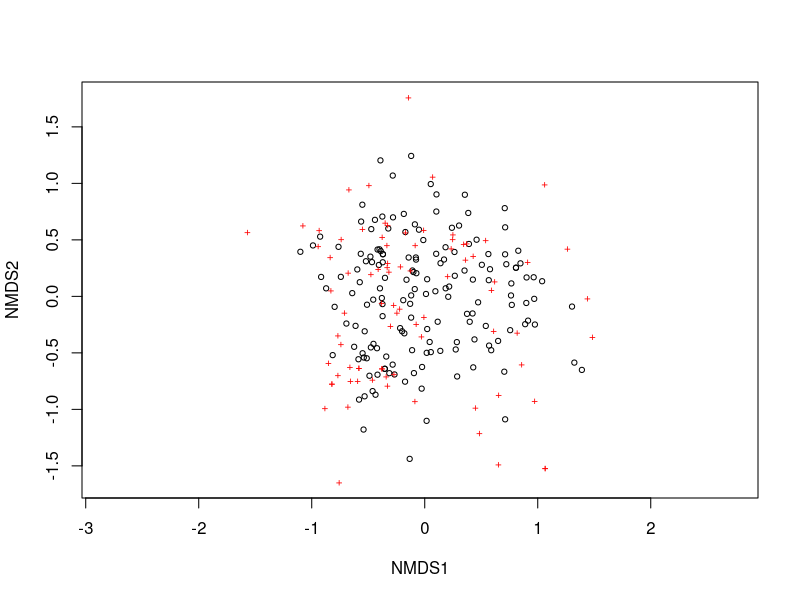
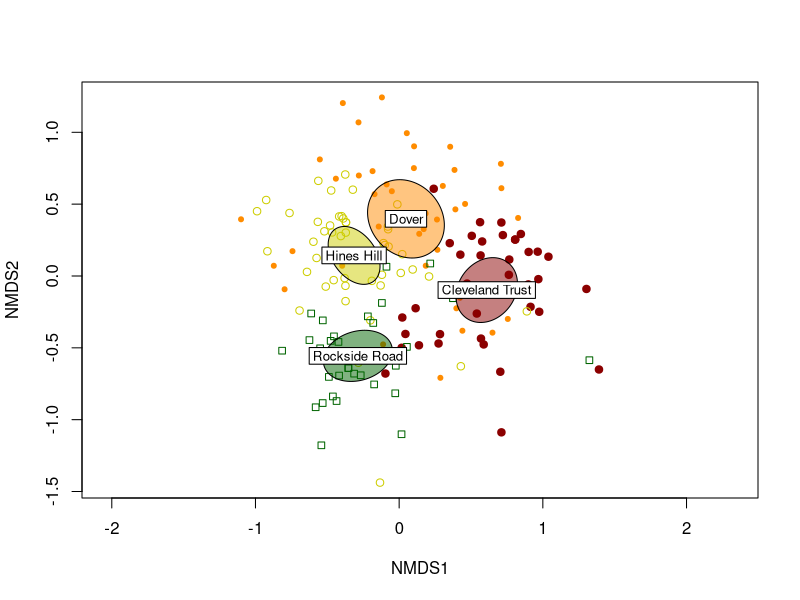
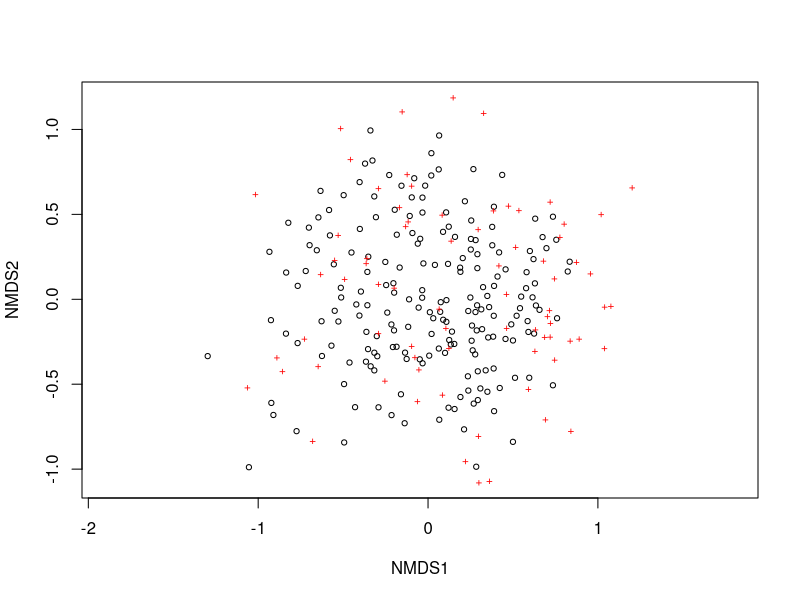
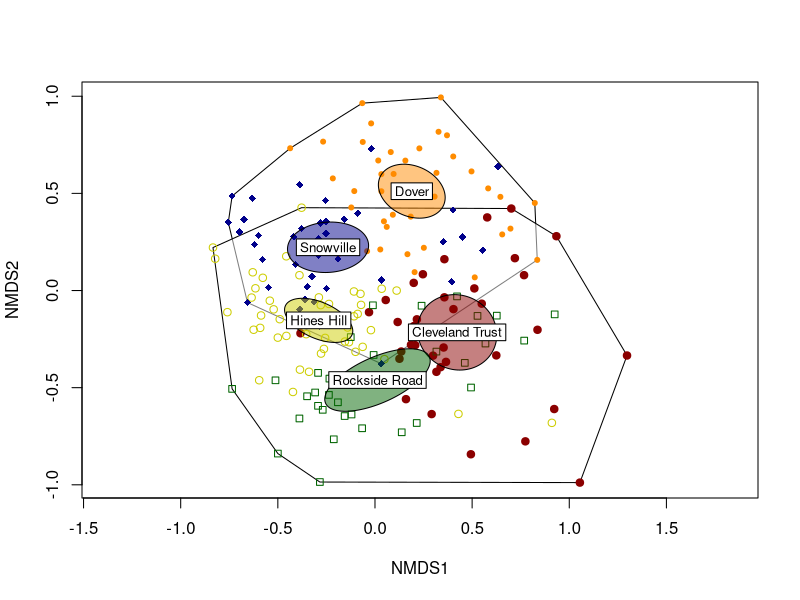
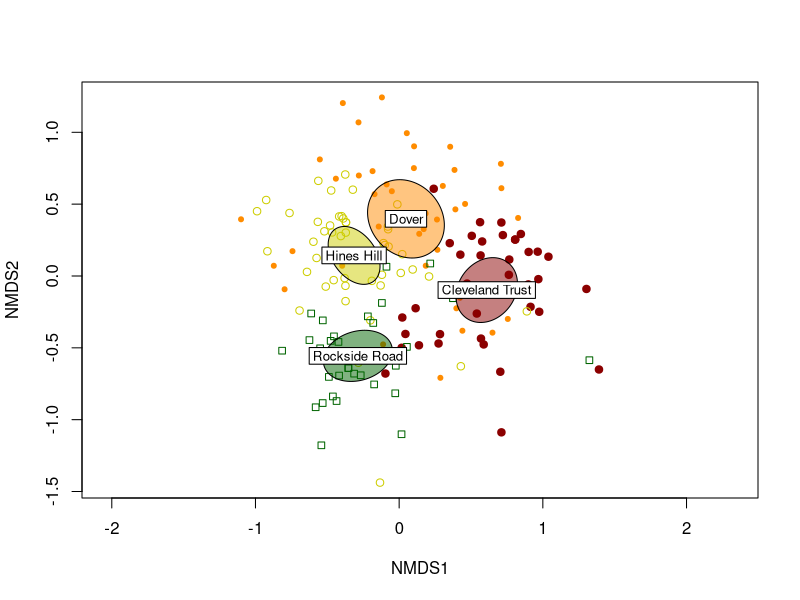
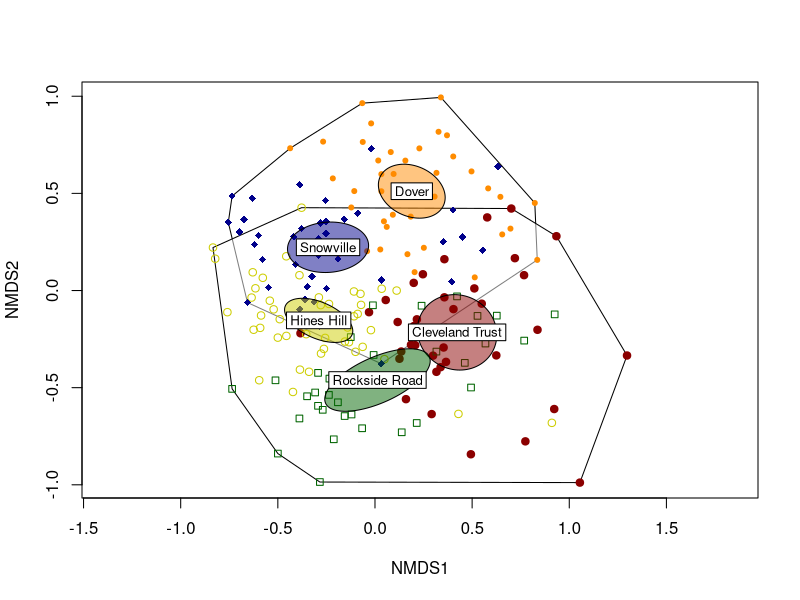

R code for these plots, in order:
#begin analysis with Ruggles data

ruggles<-read.csv(file="data/Ruggles_18_survey.csv", stringsAsFactors = T, na.strings=NA)

str(ruggles)
summary(ruggles)

library(vegan)
library(lubridate)

#snip data into plant com matrix and context data frames
ruggles.matrix<-ruggles[,7:90]
ruggles.env<-ruggles[,1:6]

#nmds time

ruggles.ord<-metaMDS(ruggles.matrix, distance='bray') #bray curtis distence on presence-absence is Sørensen distance
ruggles.ord

plot(ruggles.ord)


plot(ruggles.ord, disp='sites', type="n")
points(ruggles.ord, display="sites", select=which(ruggles$Location=="Cleveland Trust"), pch=19, col="darkred")
points(ruggles.ord, display="sites", select=which(ruggles$Location=="Dover"), pch=20, col="darkorange")
points(ruggles.ord, display="sites", select=which(ruggles$Location=="Hines Hill"), pch=21, col="yellow3")
points(ruggles.ord, display="sites", select=which(ruggles$Location=="Rockside Road"), pch=22, col="darkgreen")

#text(ruggles.ord, display="species", col="red", pch=1, cex=0.5)
ordiellipse(ruggles.ord, ruggles$Location, draw="polygon", col=c("darkred", "darkorange", "yellow3", "darkgreen"), kind="se", 
            conf=0.999, label=TRUE)

pdf("plots/NMDS_ruggles.pdf", height=7, width=6)
plot(ruggles.ord, disp='sites', type="n")
points(ruggles.ord, display="sites", select=which(ruggles$Location=="Cleveland Trust"), pch=19, col="darkred")
points(ruggles.ord, display="sites", select=which(ruggles$Location=="Dover"), pch=20, col="darkorange")
points(ruggles.ord, display="sites", select=which(ruggles$Location=="Hines Hill"), pch=21, col="yellow3")
points(ruggles.ord, display="sites", select=which(ruggles$Location=="Rockside Road"), pch=22, col="darkgreen")

#text(ruggles.ord, display="species", col="red", pch=1, cex=0.5)
ordiellipse(ruggles.ord, ruggles$Location, draw="polygon", col=c("darkred", "darkorange", "yellow3", "darkgreen"), kind="se", 
            conf=0.999, label=TRUE)
dev.off()


#Jones survey

#read in each tab of data

#install.packages("readxl")

library(readxl)

snowville<-read_xlsx("data/CVNPVegSurvey2022ESA.xlsx", 1)
dover<-read_xlsx("data/CVNPVegSurvey2022ESA.xlsx", 2)
hineshill<-read_xlsx("data/CVNPVegSurvey2022ESA.xlsx", 3)
clevtrust<-read_xlsx("data/CVNPVegSurvey2022ESA.xlsx", 4)
rockside<-read_xlsx("data/CVNPVegSurvey2022ESA.xlsx", 5)

#looks like there's some blank columns in snowville sheet
snowville1<-snowville[,1:14]

#merge data together

jones<-rbind(snowville1, dover, hineshill, clevtrust, rockside)

#ok, let's do some QC

str(jones)

summary(jones)


#Imported all the data as characters, gonna need factors to proceed. We can worry about numeric data later

col_names <- names(jones)
jones[,col_names] <- lapply(jones[,col_names] , factor)
str(jones)

#looks like there's still some "?" to deal with

jones[] <- lapply(jones, function(x) as.factor(gsub("[?,]", "", x)))
str(jones)

#all right let's take a look at the unique taxa to see if there's typos (typos = extra species!)

sort(unique(jones$`Common Name`))

#we have a bunch of obvious duplicates. Let's take out spaces, punctuation and capitalization as our first hit

jones$`Common Name`<-gsub(" ", "", jones$`Common Name`) #spaces
jones$`Common Name`<-gsub("\\/", "", jones$`Common Name`) #forward slash
jones$`Common Name`<-gsub("\\'", "", jones$`Common Name`) #apostrophe
jones$`Common Name`<-gsub("\\-", "", jones$`Common Name`) #dash
 
jones$`Common Name`<-toupper(jones$`Common Name`) #to upper case, convert back to factor and see how we're doing


sort(unique(jones$`Common Name`))

#typo in BIRDSFOOTTREFOIIL, ELM+ELMSEEDLING+ELMSP, "TULIPTREE" "TULIPTREESEEDLING" "TUPILTREESEEDLING"
#
jones$`Common Name`<-gsub("BIRDSFOOTTREFOIIL", "BIRDSFOOTTREFOIL", jones$`Common Name`) 
jones$`Common Name`<-gsub("ELMSEEDLING", "ELM", jones$`Common Name`)
jones$`Common Name`<-gsub("ELMSP", "ELM", jones$`Common Name`)
jones$`Common Name`<-gsub("TULIPTREESEEDLING", "TULIPTREE", jones$`Common Name`)
jones$`Common Name`<-gsub("TUPILTREESEEDLING", "TULIPTREE", jones$`Common Name`)
jones$`Common Name`<-gsub("TIMOTHYGRASS", "TIMOTHY", jones$`Common Name`)

sort(unique(jones$`Common Name`))

#next let's merge the unknown dicots because they're really dominating the analysis and this will make this more 
#comparable to the Ruggles survey- actually let's hit the asters and grasses too because Ruggles only had ~90 species
#also convert column back to factors

jones$`Common Name`<-as.factor(gsub("DICOT.*", "DICOT", jones$`Common Name`))#use wildcard to remove numbers of any name after dicot
jones$`Common Name`<-as.factor(gsub("ASTER.*", "ASTER", jones$`Common Name`))#use wildcard to remove numbers of any name after aster
jones$`Common Name`<-as.factor(gsub("SEDGE.*", "SEDGE", jones$`Common Name`))#use wildcard to remove numbers of any name after Sedge
jones$`Common Name`<-as.factor(gsub("GRASS.*", "GRASS", jones$`Common Name`))#use wildcard to remove numbers of any name after grass

sort(unique(jones$`Common Name`))

#delete all bareground observations

jones<-jones[which(jones$`Common Name`!="BAREGROUND"),]

str(jones)


#convert cover class to numeric so we can do stuff with it

jones$`Cover Class`<-as.numeric(jones$`Cover Class`)

#also finally remove spaces in column names so it's less fussy to refer to them
colnames(jones) <- gsub(" ", "", colnames(jones))


#now we should be ready to reshape the data

library(reshape2)

jones.cross<-dcast(jones, Location+Plot+SiteAge+CompactionStatus~CommonName, 
                   value.var ="CoverClass", fun.aggregate = max, fill=0)
 

#excellent- now we can do an identical analysis to Ruggles

#but wait, there are two points (one site, one species) that are WAY OFF the rest of the NMDS below, looks like we need to filter

summary(jones.cross)

rowSums(jones.cross[,5:127]!=0) #a couple lots with only 1 species

jones.cross.1<-jones.cross[which((rowSums(jones.cross[,5:127]!=0)>2)),] #need to have at least 3 species in the plot

#also need to eliminate plants reported only from one plot

keep.plants<-ifelse(as.list(colSums(jones.cross.1[,5:127]!=0))>1, TRUE, FALSE) #several species reported in only 1 plot




#snip data into plant com matrix and context data frames
jones.matrix<-jones.cross.1[,5:127]
jones.matrix1<-jones.matrix[,keep.plants]


jones.env<-jones.cross.1[,1:4]

#nmds time

jones.ord<-metaMDS(jones.matrix1, distance='bray') #bray curtis distance 
jones.ord

plot(jones.ord)


#ok, now to get fancy. The jones NMDS1 axis is showing an a refelction of the ruggles. Let's force it the other direction
jones.ord$points[,1]<-(-1*jones.ord$points[,1])


plot(jones.ord, disp='sites', type="n")
ordihull(jones.ord, jones.env$CompactionStatus, draw="polygon", col=c("white", "white"),label=FALSE)
points(jones.ord, display="sites", select=which(jones.env$Location=="Cleveland Trust"), pch=19, col="darkred")
points(jones.ord, display="sites", select=which(jones.env$Location=="Dover"), pch=20, col="darkorange")
points(jones.ord, display="sites", select=which(jones.env$Location=="Hines Hill"), pch=21, col="yellow3")
points(jones.ord, display="sites", select=which(jones.env$Location=="Rockside Road"), pch=22, col="darkgreen")
points(jones.ord, display="sites", select=which(jones.env$Location=="Snowville"), pch=18, col="darkblue")

#text(jones.ord, display="species", col="red", pch=1, cex=0.5)
ordiellipse(jones.ord, jones.env$Location, draw="polygon", col=c("darkred", "darkorange", "yellow3","darkgreen", "darkblue"), kind="se", 
            conf=0.999, label=TRUE)


pdf("plots/NMDS_jones.pdf", height=7, width=6)

plot(jones.ord, disp='sites', type="n")
ordihull(jones.ord, jones.env$CompactionStatus, draw="polygon", col=c("white", "white"),label=FALSE)
points(jones.ord, display="sites", select=which(jones.env$Location=="Cleveland Trust"), pch=19, col="darkred")
points(jones.ord, display="sites", select=which(jones.env$Location=="Dover"), pch=20, col="darkorange")
points(jones.ord, display="sites", select=which(jones.env$Location=="Hines Hill"), pch=21, col="yellow3")
points(jones.ord, display="sites", select=which(jones.env$Location=="Rockside Road"), pch=22, col="darkgreen")
points(jones.ord, display="sites", select=which(jones.env$Location=="Snowville"), pch=18, col="darkblue")

#text(jones.ord, display="species", col="red", pch=1, cex=0.5)
ordiellipse(jones.ord, jones.env$Location, draw="polygon", col=c("darkred", "darkorange", "yellow3","darkgreen", "darkblue"), kind="se", 
            conf=0.999, label=TRUE)

dev.off()






##################Putting this here because we'll need to adapt it to make a nicer figure down the line, 
# but not going to adapt it till I know what we want to facet on

# #ok let's make this all prettier with a GGplot  figure
# library(ggplot2)
# 
# #install.packages("remotes")
# #remotes::install_github("jfq3/ggordiplots")
# library(ggordiplots)
# 
# #pull out the objects we need
# 
# landscape.centroids<-as.data.frame(scores(landscape.ord, "species"))
# landscape.centroids$landuse <- rownames(landscape.centroids)
# 
# 
# fudgexl<-c(0.1, -0.04, 0.15, 0.16)#jitter the vector labels a bit
# fudgeyl<-c(-0.04, -0.09, 0.075, 0.03)
# 
# landnmds<-gg_ordiplot(landscape.ord, groups= LULC.raw.wide$Year, kind="se", conf=0.99, pt.size=-1, plot=F)
# 
# gglandnmds<-landnmds$plot+  
#   geom_point(data=landnmds$df_ord, aes(x=x,y=y, color=Group, shape=Group))+
#   scale_colour_manual(values=c("1938" = "darkred", "1970" = "darkorange", "1992"= "yellow3", "2016"="darkgreen"), 
#                       labels=c("1938", "1970", "1992", "2016"), title("Year"))+
#   scale_fill_manual(values=c("1938" = "darkred", "1970" = "darkorange", "1992"= "yellow3", "2016"="darkgreen"), 
#                     labels=c("1938", "1970", "1992", "2016"), title("Year"))+
#   scale_shape_manual(values=c("1938" = 1, "1970" = 2, "1992"= 3, "2016"=4), 
#                      labels=c("1938", "1970", "1992", "2016"), title("Year"))+
#   geom_polygon(data = landnmds$df_ellipse, aes(x = x, y = y,  fill=Group), show.legend = FALSE, color="black", alpha =0.25)+
#   geom_label(data = landnmds$df_mean.ord, aes(x = x+fudgexl, y = y+fudgeyl, label = Group, color = Group), 
#              show.legend = FALSE, fill="white", color="black", alpha=0.9)+
#   geom_path(data = landnmds$df_mean.ord, aes(x = x, y = y), 
#             show.legend = FALSE, color="black")+
#   geom_point(data = landnmds$df_mean.ord, aes(x = x, y = y), 
#              show.legend = FALSE, color="black", pch=16)+
#   geom_label(data = landscape.centroids, aes(x = NMDS1, y = NMDS2, label = landuse), 
#              show.legend = FALSE, color="black", size=3, alpha=0.1, label.size = NA)+
#   theme_classic()+
#   #theme(aspect.ratio = 0.9)+
#   labs(x="NMDS1", y="NMDS2")
# 
# gglandnmds
# gglandnmds.noleg<-gglandnmds+theme(legend.position ="none")

